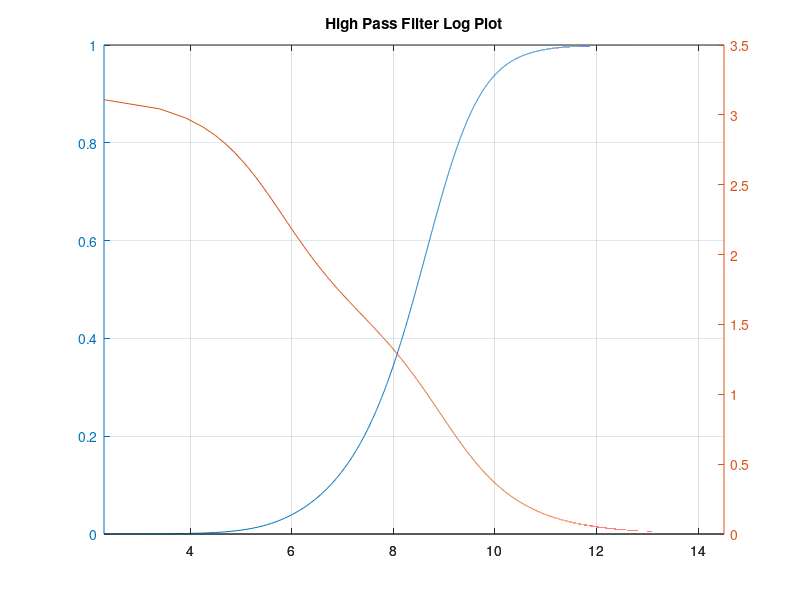

Source code (MATLAB): (Note: this script raises an error after producing the figure.)
M = dlmread('highPassFilter.txt', '\t');
M';
x=log(ans(1,:));
y1=ans(2,:);
y2=ans(3,:);
plot = plotyy(x,y1,x,y2,'plot');
grid();
title('High Pass Filter Log Plot','FontWeight','bold');
XLabel('Frequency 2.7^x (Hz)')
axes(plot(1));
YLabel('Magnitude Gain');
axes(plot(2));
YLabel('Phase Shift');